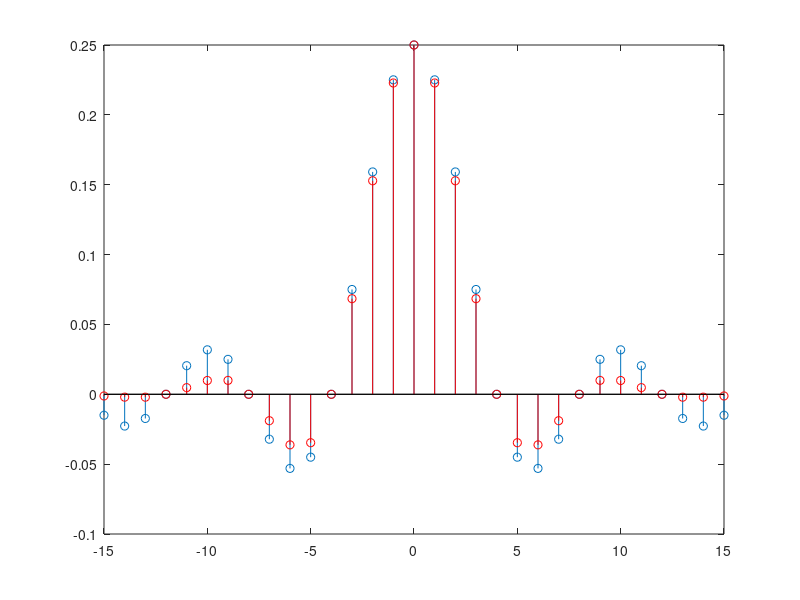
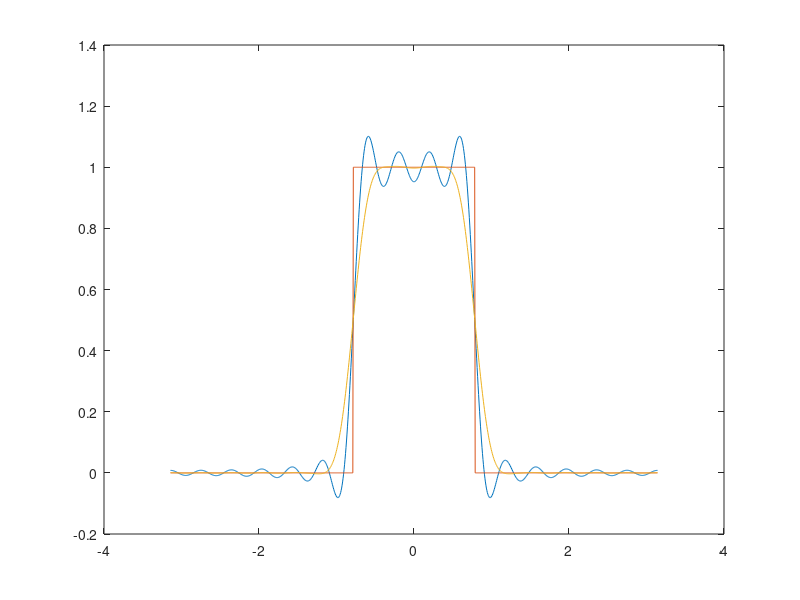
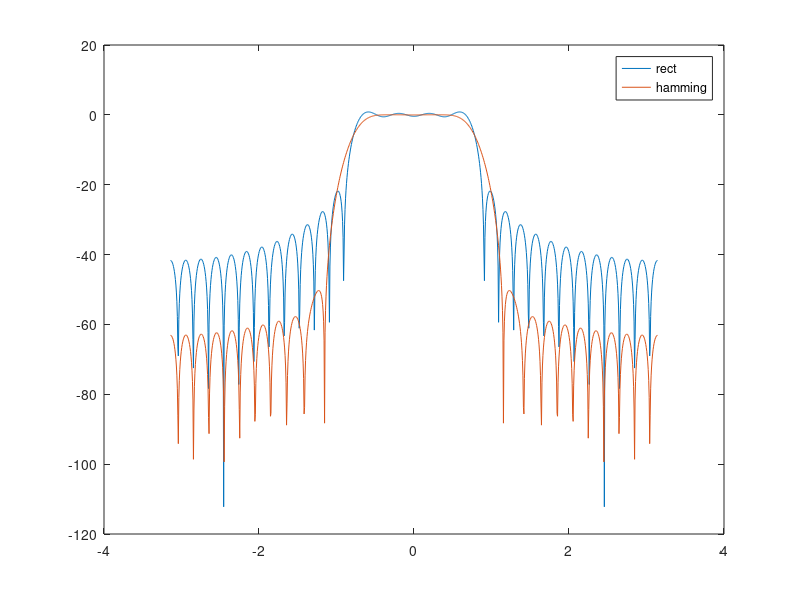
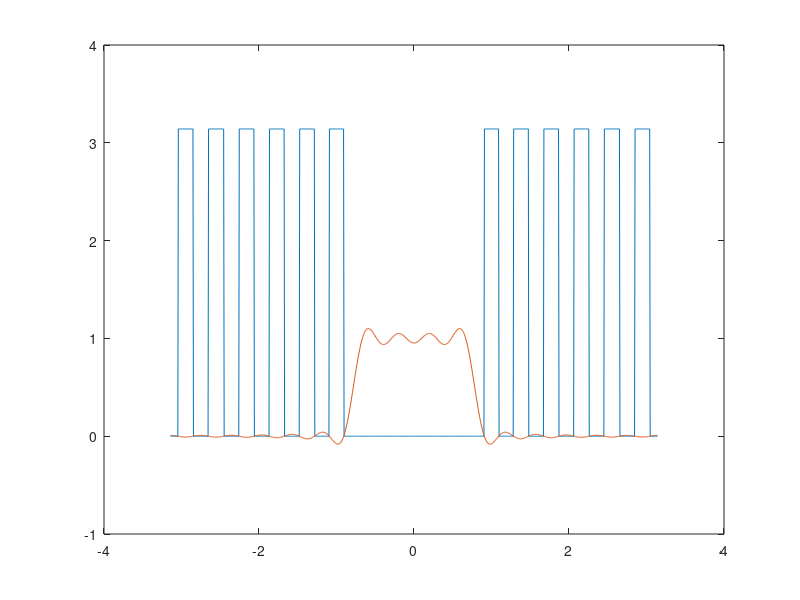

Here is the MATLAB script that generated these plots, in order:
%zad 3a FIR

clear all
close all
clc

N=15;
wgr=pi/4;

%czesc ujemna 
n=-N:(-1);
h_lp_u=sin(wgr*n)./(pi*n);
%czesc zerowa
n=0;
h_lp_o=wgr/pi;
%czesc dodatnia
n=1:N;
h_lp_d=sin(wgr*n)./(pi*n);

hlp=[h_lp_u, h_lp_o, h_lp_d];

stem(-N:N, hlp)
hold on
w=hamming(2*N+1);
hLPw=hlp'.*w;
stem(-N:N,hLPw,'r')

n=-N:N;
k=1;
w_ham=hamming(2*N+1)';
for w=linspace(-pi,pi,1000);
    H(k)=sum(hlp.*exp(-j*w*n));
    H_ham(k)=sum(hlp.*w_ham.*exp(-j*w*n));
    k=k+1;
end

w=linspace(-pi,pi,1000);
figure
H0=abs(w)<wgr;
plot(w,H,w,H0,w,H_ham)
H_db=20*log10(abs(H));
H_ham_db=20*log10(abs(H_ham));
figure
plot(w,H_db,w,H_ham_db)
legend('rect', 'hamming');



figure
plot(w,angle(real(H)),w,real(H))
figure
freqz(hlp,1)





